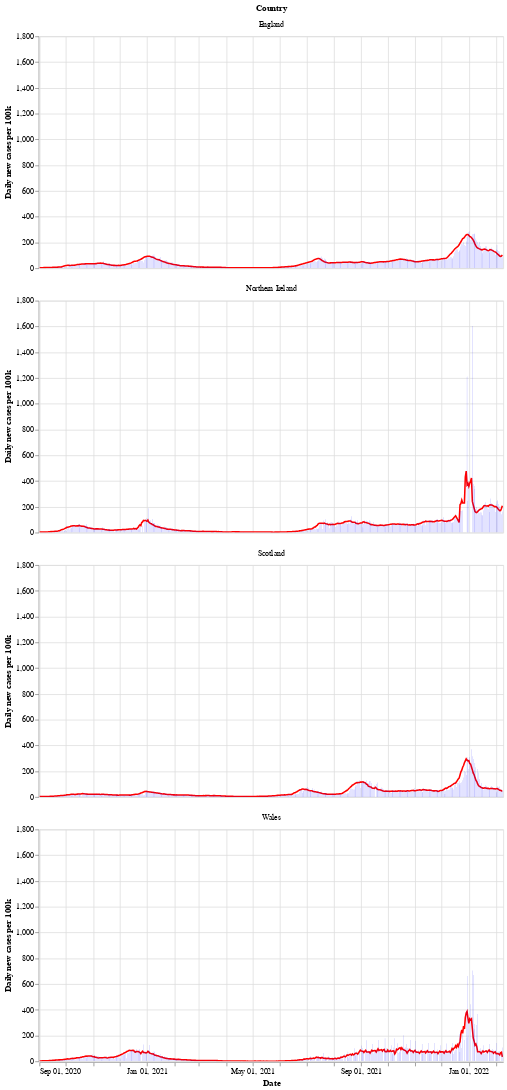

The notebook cell saved with this chart:
### Markdown cell above
Next is a bar chart of the number of new cases in each country (per 100k population), with the 7 day moving average of cases. Again we see that Wales saw a longer period of raising and falling cases compared to the other countries.

After a period of cases falling, each nation is now seeing a rise in the number of cases - especially in Wales.

### Code cell
# collapse
bars = alt.Chart(uk_cases).mark_bar().encode(
    x=alt.X("yearmonthdate(date):T", axis=alt.Axis(title='Date')),
    y=alt.Y("newCasesRate:Q", axis=alt.Axis(title='Daily new cases per 100k')),
    tooltip='newCasesRate',
    color=alt.condition(
        alt.datum.dailyChange > 0,
        alt.value("orange"),  # The positive color
        alt.value("blue")  # The negative color
    )
).properties(title='New cases per 100k population with rolling 7 day average', width=600).interactive()
line = alt.Chart(uk_cases).mark_line(
    color='red',
    size=2,
).transform_window(
    rolling_mean='mean(newCasesRate)',
    frame=[0, 7],
    groupby=['areaName']
).encode(
    x='yearmonthdate(date):T',
    y='rolling_mean:Q'
)
alt.layer(line, bars, data=uk_cases).facet(alt.Row('areaName', title='Country'), columns=1)

### Figure 1 — Vega-Lite specification as saved in the notebook (floating-point values rounded to 4 significant figures; data arrays with more than 128 entries replaced by an {"elided": "..."} marker saying what was removed)
{"config": {"view": {"continuousWidth": 400, "continuousHeight": 300}}, "data": {"name": "data-607cfed16cd1812926abd22227a0d2f9"}, "facet": {"type": "nominal", "field": "areaName", "title": "Country"}, "spec": {"layer": [{"mark": {"type": "line", "color": "red", "size": 2}, "encoding": {"x": {"type": "temporal", "field": "date", "timeUnit": "yearmonthdate"}, "y": {"type": "quantitative", "field": "rolling_mean"}}, "transform": [{"window": [{"op": "mean", "field": "newCasesRate", "as": "rolling_mean"}], "frame": [0, 7], "groupby": ["areaName"]}]}, {"mark": "bar", "encoding": {"color": {"condition": {"value": "orange", "test": "(datum.dailyChange > 0)"}, "value": "blue"}, "tooltip": {"type": "quantitative", "field": "newCasesRate"}, "x": {"type": "temporal", "axis": {"title": "Date"}, "field": "date", "timeUnit": "yearmonthdate"}, "y": {"type": "quantitative", "axis": {"title": "Daily new cases per 100k"}, "field": "newCasesRate"}}, "selection": {"selector002": {"type": "interval", "bind": "scales", "encodings": ["x", "y"]}}, "title": "New cases per 100k population with rolling 7 day average", "width": 600}]}, "columns": 1, "$schema": "https://vega.github.io/schema/vega-lite/v4.8.1.json", "datasets": {"data-607cfed16cd1812926abd22227a0d2f9": {"elided": "2104 records"}}}
